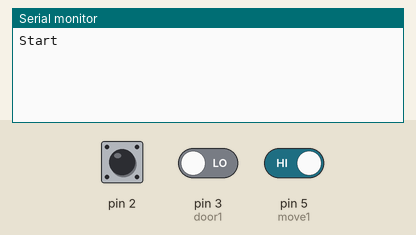
Recording of a sketch running on a simulated Arduino Uno, built with avr-gcc and run on an emulated ATmega328P. Shown: the last lines printed to the serial monitor. The test bench sets the inputs (shaded band); at power-on: pin 3 (door1) LOW, pin 5 (move1) HIGH, pin 2 HIGH. WiFi joins after 1.5 s; servers stay silent unless stated.

Above: at 2.8 s.
2.9 s: pin 3 (door1) driven HIGH
At 3.7 s:
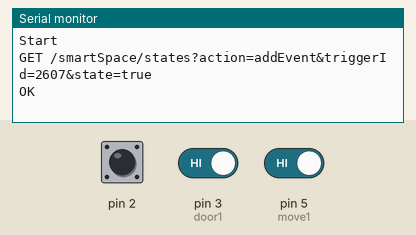
4.7 s: pin 5 (move1) driven LOW
At 5.36 s:
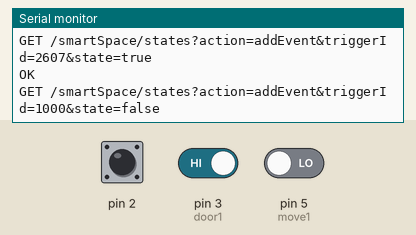
6.7 s: pin 3 (door1) driven LOW
At 9.5 s:
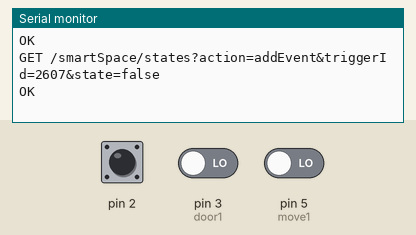

Measured:
- after the input at 2.9 s, the serial monitor: prints a new line after 0.10 s (image 1)
- after the input at 4.7 s, the serial monitor: prints a new line after 0.51 s (image 2)
- after the input at 6.7 s, the serial monitor: prints a new line after 1.7 s (image 3)

The sketch:

ArduinoController.ino
```cpp
/**
* Controller for triggers (SmartSpace http://github.com/rublin/SmartSpace/)
* Platform: Arduino UNO R3 + EthernetShield W5100
* IDE: Arduino 1.6.6
*
* My triggers:
* Digital 2 - move 1 floor 1 id=4280
* Digital 3 - door 2 floor 1 id=2607
* Digital 4 -
* Digital 5 - move 1 floor 2 id=1000
* Digital 6 -
* Digital 7 -
* Digital 8 -
*
*
*
**/
#include <Ethernet.h>
#include <SPI.h>
#include <math.h>

// Arduino MAC address
byte mac[] = { 0xDE, 0xAD, 0xBE, 0xEF, 0xFE, 0xED };
byte ip[] = { 192, 168, 0, 20 };
byte subnet[] = { 255, 255, 255, 0 };
byte gateway[] = { 192, 168, 0, 1 };
byte dns_server[] = { 192, 168, 0, 1 };
// Server ip address
byte server[] = { 192, 168, 0, 10 };

EthernetClient rclient;

//constants
const long MINUTE=60000;
const long TWO_MINUTES=120000;

const int D1_2ID=2607;
const int M1ID=1000;
const int M2ID=2564;

// initial values
float tempC;
int oldDoor1_2=0;
int oldMovement1=0;
long oldMoveTime1=0;
int oldMovement2=0;
long oldMoveTime2=0;
char buf[80];
char ipbuff[16];
String get="GET /smartSpace/states?action=addEvent&triggerId=%d&state=%s";

// ------------------------------------------------------------------------------------------------

// send HTTP get request
void sendHTTPRequest() {
  Serial.println(buf);
  //Serial.println(server);
  if (rclient.connect(server, 8080)) {
   Serial.println("OK");
   rclient.print(buf);
   rclient.println(" HTTP/1.0");
   rclient.print("Host: ");
   sprintf(ipbuff, "%u.%u.%u.%u", ip[0], ip[1], ip[2], ip[3]);
   rclient.println(ipbuff); // controller ip in text mode
   rclient.print("Content-Type: text/html\n");
   rclient.println("Connection: close\n");
   delay(2000);
   rclient.stop();
  } else {
   Serial.println("FAILED");
  }
}

boolean isTimeOver(long oldTime, long newTime, long timeOut) {

  return newTime-oldTime>timeOut;
}

// ------------------------------------------------------------------------------------------------
void setup()
{
  // Print to console
  Serial.begin(9600);
  Serial.println("Start");

 Ethernet.begin(mac, ip, dns_server, gateway, subnet); // Ethernet Shield

 pinMode(3, INPUT); // door1.2
 oldDoor1_2=digitalRead(3);

 pinMode(5, INPUT); // move1
 oldMovement1=digitalRead(5);

}

// ------------------------------------------------------------------------------------------------
void loop()
{
  int valid_sensor=0;

  delay(1000); // 1 sec delay

  //DOOR 2 (floor 1)
  int curDoor1_2=digitalRead(3);

  if (curDoor1_2!=oldDoor1_2) {
    oldDoor1_2=curDoor1_2;
    sprintf(buf, get.c_str(), D1_2ID, curDoor1_2==0 ? "false" : "true");
    sendHTTPRequest();
  }

  //MOVEMENT 1 SENSOR
   //Serial.println("M1");
   int curMovement1=digitalRead(5);
   long curMoveTime1=millis();

   if (curMovement1==0 && oldMovement1!=curMovement1) {
    oldMovement1=0;
    oldMoveTime1=curMoveTime1;
    sprintf(buf, get.c_str(), M1ID, curMovement1==0 ? "false" : "true");
    sendHTTPRequest();
   } else if (curMovement1==1 && oldMovement1!=curMovement1 && curMoveTime1-oldMoveTime1>TWO_MINUTES) {
    oldMovement1=1;
    oldMoveTime1=curMoveTime1;
    sprintf(buf, get.c_str(), M1ID, curMovement1==0 ? "false" : "true");
    sendHTTPRequest();
   }

   //MOVEMENT 2 SENSOR
   //Serial.println("M2");
   int curMovement2=digitalRead(2);
   long curMoveTime2=millis();

   if (curMovement2==0 && oldMovement2!=curMovement2) {
    oldMovement2=0;
    oldMoveTime2=curMoveTime2;
    sprintf(buf, get.c_str(), M2ID, curMovement2==0 ? "false" : "true");
    sendHTTPRequest();
   } else if (curMovement2==1 && oldMovement2!=curMovement2 && curMoveTime2-oldMoveTime2>TWO_MINUTES) {
    oldMovement2=1;
    oldMoveTime2=curMoveTime2;
    sprintf(buf, get.c_str(), M2ID, curMovement2==0 ? "false" : "true");
    sendHTTPRequest();
   }
}
```
